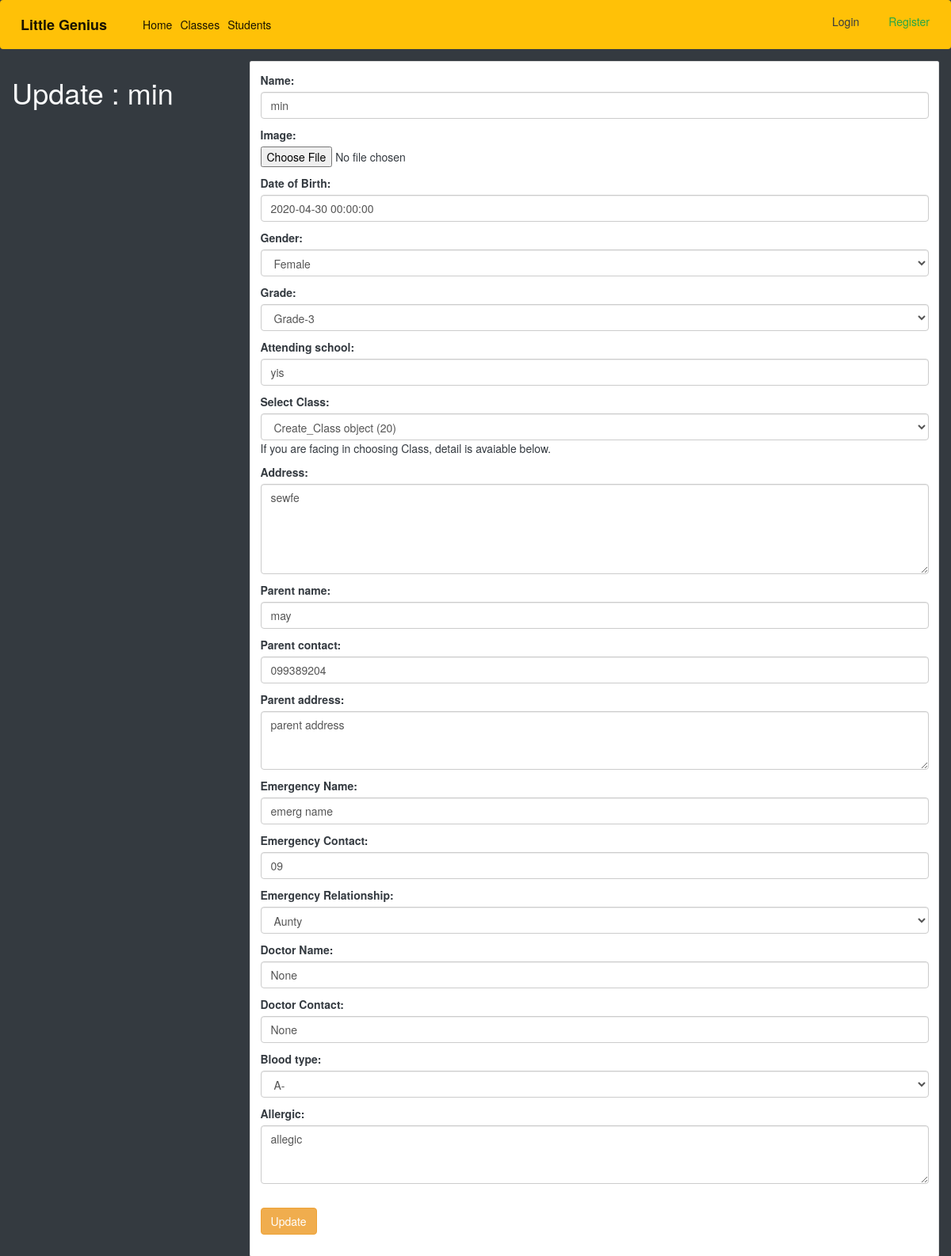
The app's page /stds/1/edit/ with its own data.
### genius/models.py (models this page shows, shortened)
class Students(models.Model):
    created_by = models.ForeignKey(
        User, on_delete=models.SET_NULL, default=1, null=True)
    name = models.CharField(max_length=200, null=True)
    image = models.ImageField(upload_to='images/', null=True, blank=True)
    dob = models.DateField(null=True, verbose_name='Date of Birth')
    age = models.IntegerField()
    grade_choice = (
        ('G1', 'Grade-1'),
        ('G2', 'Grade-2'),
        ('G3', 'Grade-3'),
        ('G4', 'Grade-4'),
        ('G5', 'Grade-5'),
        ('G6', 'Grade-6'),
        ('G7', 'Grade-7'),
        ('G8', 'Grade-8'),
        ('G9', 'Grade-9'),
        ('G10', 'Grade-10'),
        ('G11', 'Grade-11'),
        ('G12', 'Grade-12'),
    )
    gender_choice=(
        ('M', 'Male'),
        ('F', 'Female'),
        ('N', 'None'),
    )
    blood_choice=(
        ('O', 'O'),
        ('A-', 'A-'),
        ('B+', 'B+'),
        ('B-', 'B-'),
        ('A+', 'A+'),
        ('AB', 'AB'),
    )
    relation_choice=(
        ('Uncle', 'Uncle'),
        ('Aunty', 'Aunty'),
        ('Father', 'Father'),
        ('Mother', 'Mother'),
        ('Grandpa', 'Grandpa'),
        ('Grandma', 'Grandma'),
        ('Sister', 'Sister'),
        ('Brother', 'Brother'),
    )
    gender=models.CharField(choices=gender_choice, max_length=10, null=True)
    grade = models.CharField(choices=grade_choice, max_length=10, null=True)
    attending_school = models.CharField(max_length=100, null=True)
    course = models.ForeignKey(
        Create_Class, on_delete=models.SET_NULL, default=1, null=True)
    address = models.TextField(null=True)
    parent_name = models.CharField(max_length=200, null=True)
    parent_contact = models.CharField(max_length=20, null=True)
    parent_address = models.TextField(null=True)
    emerg_name = models.CharField(max_length=200, null=True, verbose_name='Emergency Name')
    emerg_contact = models.CharField(max_length=20, null=True, verbose_name='Emergency Contact')
    emerg_relation = models.CharField(choices=relation_choice ,max_length=20, null=True, verbose_name='Emergency Relationship')
    doc_name = models.CharField(max_length=200, null=False, default='None', verbose_name='Doctor Name')
    doc_contact = models.CharField(max_length=20, null=False, default='None', verbose_name='Doctor Contact')
    blood_type = models.CharField(choices=blood_choice,max_length=10, null=True)
    allergic = models.TextField(null=True)
    objects = StudentPostManager()

### genius/views.py (the view)
# urls.py: path('stds/<int:id>/edit/', Student_Update, name='std-update'),
def Student_Update(request, id):
    obj = get_object_or_404(Students, id=id)
    form = Student_Model_Form(request.POST or None, instance=obj)
    if form.is_valid():
        form.save()
        messages.success(request, 'Student Updated Successfully.')
        return redirect('/stds')
    templatename = 'genius/student_update.html'
    context = {'form': form,
               'head_title': f"Update {obj.name}",
               'title': f"Update : {obj.name}"}
    return render(request, templatename, context)

### genius/templates/genius/student_update.html (shortened to what this page needs)
{% extends 'base.html' %}
{% block content %}
    <div class="row">
        <div class="col">
            <h1>{{title}}</h1>
        </div>
        <div class="col-9">
            <div class="form-group">
                <div class="card text-dark ">
                    <div class="card-body">
                    <form method='POST' class="form-group" action='.'>
                        {{form.as_p}}
                        <br>
                        <button class="btn btn-warning" type="submit">Update</button>
                    </form>
                    </div>
                </div>
            </div>
        </div>
    </div>
{% endblock content %}

### records on screen
Students: name "min", dob "2020-04-30 00:00:00", gender "Female", grade "Grade-3", attending_school "yis", course "Create_Class object (20)", address "sewfe", parent_name "may", parent_contact "099389204", parent_address "parent address", emerg_name "emerg name", emerg_contact "09", emerg_relation "Aunty", doc_name "None", doc_contact "None", blood_type "A-", allergic "allegic"

### other values on screen
{{ title }} "Update : min"
